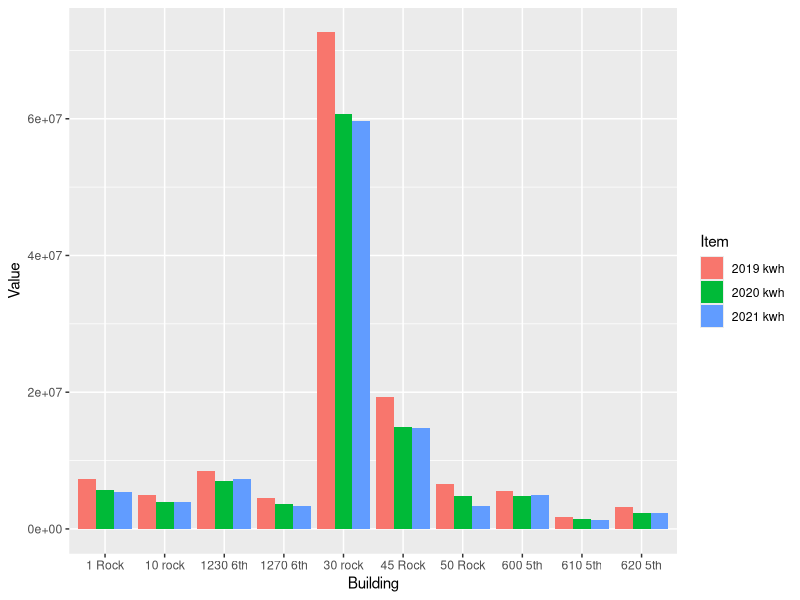
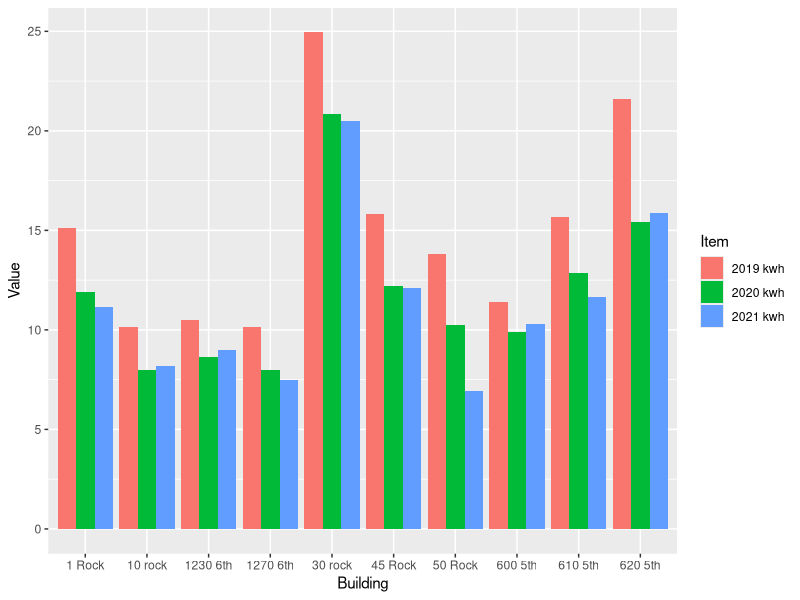

These charts were generated, in order, by the following R code:
## ---- chunk 1


my_packages <- c("tidyverse", "vroom" , "janitor" , "glue" , "tsibble" , "tidytext","lubridate", "fable", "tsibbledata", "ggplot2", "forecast", "tseries", "rio", "zoo", "readxl", "tsibbledata", "knitr", "kableExtra", "formattable")

invisible( lapply(my_packages, require, character.only = TRUE))

#Choose one working site: 
place <- "Home" 
# place <- "work"

#Set proper working Dir 
if (place == "Home"){setwd("C:/Users/paulr/Documents/R/RockCenterEnergyAnalysis")} else {setwd("C:/Users/prode/Documents/R/RockCenterEnergyAnalysis")}

# Check for data directory and if one is not present then make it

if (!file.exists("data")) { dir.create("data")}

# Clean up environment
rm(place, my_packages )

options(dplyr.summarise.inform = FALSE)

# Read in data

SteamData <- read_excel("data/Energy_Data_for_Net_Zero_Study.xlsx", sheet = "Sheet1", range = "B2:G11" , col_names = TRUE, na = "NA", col_types = NULL )

ElectricData <- read_excel("data/Energy_Data_for_Net_Zero_Study.xlsx", sheet = "Sheet1", range = "B13:G23" , col_names = TRUE, na = "NA", col_types = NULL )

BuildingGSF <- read_excel("data/Energy_Data_for_Net_Zero_Study.xlsx", sheet = "Sheet1", range = "B28:C39" , col_names = TRUE, na = "NA", col_types = NULL )

UtilityData <- left_join(ElectricData, SteamData, by="Building") %>% left_join(BuildingGSF, by="Building")
UtilityData[is.na(UtilityData)] <- 0
gather(UtilityData, key = "Item", value = "Value", -Building )




ElectricData %>% select(Building, `2019 kwh`, `2020 kwh`, `2021 kwh`) %>% 
  gather(key = "Item", value = "Value", -Building) -> elect_long 

elect_long %>%
  ggplot(aes(x = Building, y = Value, fill = Item, group = Item)) +
  geom_bar(stat = "identity", position = "dodge")

apply(UtilityData[2:4], 2, function(row) row / UtilityData$`Gross Floor Area`) -> UtilityData[2:4]
UtilityData %>% select(Building, `2019 kwh`, `2020 kwh`, `2021 kwh`) %>% 
  gather(key = "Item", value = "Value", -Building) %>% 
  ggplot(aes(x = Building, y = Value, fill = Item, group = Item)) +
  geom_bar(stat = "identity", position = "dodge")
